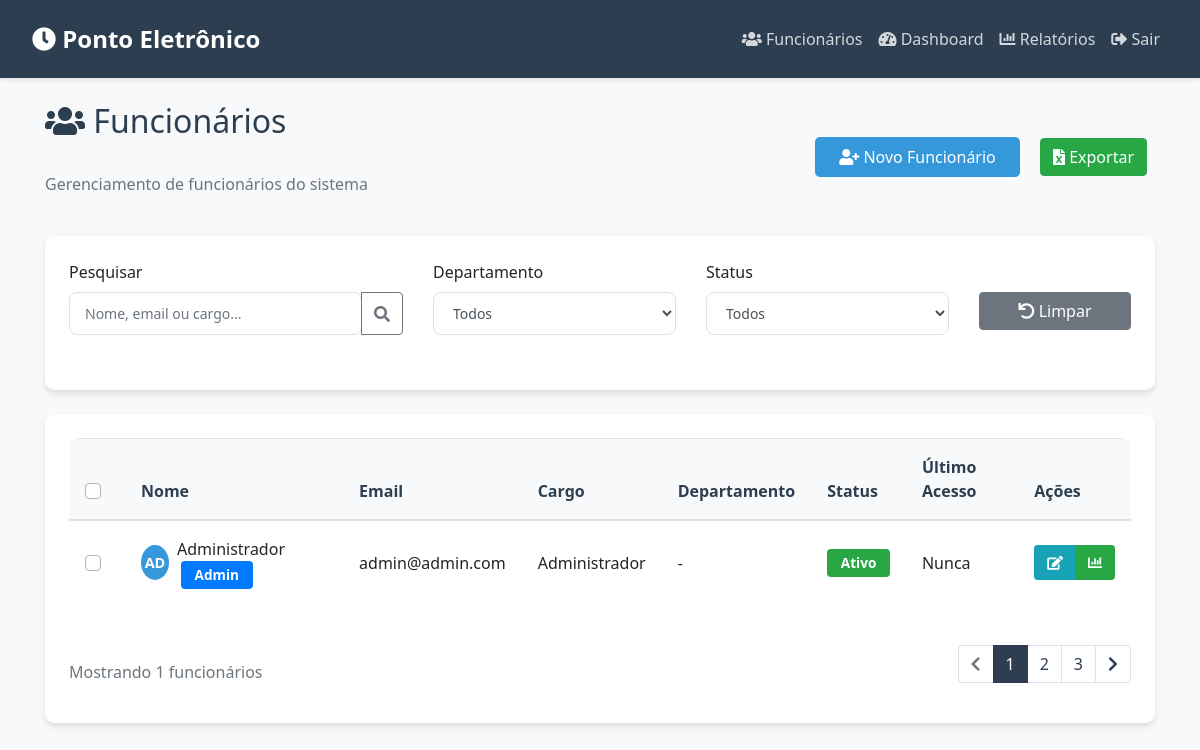
The page /listar_funcionarios (signed in) on the database its author committed.
### models.py (models this page shows, shortened)
class Usuario(UserMixin, db.Model):
    id = db.Column(db.Integer, primary_key=True)
    nome = db.Column(db.String(100), nullable=False)
    email = db.Column(db.String(120), unique=True, nullable=False)
    senha = db.Column(db.String(200), nullable=False)
    cargo = db.Column(db.String(100))
    is_admin = db.Column(db.Boolean, default=False)
    registros = db.relationship('RegistroPonto', backref='usuario', lazy=True)

### routes.py (the view)
@app.route('/listar_funcionarios')
@login_required
@admin_required
def listar_funcionarios():
    funcionarios = Usuario.query.all()
    return render_template('listar_funcionarios.html', funcionarios=funcionarios)

### routes.py (called while the page is built)
@login_manager.user_loader
def load_user(user_id):
    return Usuario.query.get(int(user_id))

def admin_required(f):
    @wraps(f)
    def decorated_function(*args, **kwargs):
        if not current_user.is_authenticated or not current_user.is_admin:
            flash('Acesso negado. Você precisa ser um administrador.')
            return redirect(url_for('dashboard'))
        return f(*args, **kwargs)
    return decorated_function

### templates/listar_funcionarios.html (shortened to what this page needs)
{% extends "base.html" %}
{% block content %}
<div class="lista-funcionarios-container">
    <div class="d-flex justify-content-between align-items-center mb-4">
        <div>
            <h2 class="page-header">
                <i class="fas fa-users"></i> Funcionários
            </h2>
            <p class="text-muted">Gerenciamento de funcionários do sistema</p>
        </div>
        <div class="action-buttons">
            <a href="{{ url_for('cadastrar_funcionario') }}" class="btn btn-primary">
                <i class="fas fa-user-plus"></i> Novo Funcionário
            </a>
            <button onclick="exportarDados()" class="btn btn-success ml-2">
                <i class="fas fa-file-excel"></i> Exportar
            </button>
        </div>
    </div>
    <div class="card mb-4">
        <div class="card-body">
            <div class="row">
                <div class="col-md-4">
                    <div class="form-group">
                        <label for="search">Pesquisar</label>
                        <div class="input-group">
                            <input type="text" class="form-control" id="search"
                                   placeholder="Nome, email ou cargo...">
                            <div class="input-group-append">
                                <button class="btn btn-outline-secondary" type="button">
                                    <i class="fas fa-search"></i>
                                </button>
                            </div>
                        </div>
                    </div>
                </div>
                <div class="col-md-3">
                    <div class="form-group">
                        <label for="departamento">Departamento</label>
                        <select class="form-control" id="departamento">
                            <option value="">Todos</option>
                        </select>
                    </div>
                </div>
                <div class="col-md-3">
                    <div class="form-group">
                        <label for="status">Status</label>
                        <select class="form-control" id="status">
                            <option value="">Todos</option>
                        </select>
                    </div>
                </div>
                <div class="col-md-2">
                    <div class="form-group">
                        <label>&nbsp;</label>
                        <button class="btn btn-secondary btn-block" onclick="limparFiltros()">
                            <i class="fas fa-undo"></i> Limpar
                        </button>
                    </div>
                </div>
            </div>
        </div>
    </div>
    <div class="card">
        <div class="card-body">
            <div class="table-responsive">
                <table class="table table-hover">
                    <thead>
                        <tr>
                            <th>
                                <div class="custom-control custom-checkbox">
                                </div>
                            </th>
                            <th>Nome</th>
                            <th>Email</th>
                            <th>Cargo</th>
                            <th>Departamento</th>
                            <th>Status</th>
                            <th>Último Acesso</th>
                            <th>Ações</th>
                        </tr>
                    </thead>
                    <tbody>
                        {% for funcionario in funcionarios %}
                        <tr>
                            <td>
                                <div class="custom-control custom-checkbox">
                                </div>
                            </td>
                            <td>
                                <div class="d-flex align-items-center">
                                    <div class="avatar mr-2">
                                        {{ funcionario.nome[:2].upper() }}
                                    </div>
                                    <div>
                                        {{ funcionario.nome }}
                                        {% if funcionario.is_admin %}
                                            <span class="badge badge-primary ml-1">Admin</span>
                                        {% endif %}
                                    </div>
                                </div>
                            </td>
                            <td>{{ funcionario.email }}</td>
                            <td>{{ funcionario.cargo }}</td>
                            <td>{{ funcionario.departamento if funcionario.departamento else '-' }}</td>
                            <td>
                                <span class="badge badge-success">Ativo</span>
                            </td>
                            <td>{{ funcionario.ultimo_acesso if funcionario.ultimo_acesso else 'Nunca' }}</td>
                            <td>
                                <div class="btn-group">
                                    <a href="{{ url_for('editar_funcionario', id=funcionario.id) }}"
                                       class="btn btn-sm btn-info" title="Editar">
                                        <i class="fas fa-edit"></i>
                                    </a>
                                    <a href="{{ url_for('relatorios') }}?funcionario={{ funcionario.id }}"
                                       class="btn btn-sm btn-success" title="Relatório">
                                        <i class="fas fa-chart-bar"></i>
                                    </a>
                                </div>
                            </td>
                        </tr>
                        {% endfor %}
                    </tbody>
                </table>
            </div>
            <div class="d-flex justify-content-between align-items-center mt-4">
                <div class="text-muted">
                    Mostrando {{ funcionarios|length }} funcionários
                </div>
                <nav>
                    <ul class="pagination">
                        <li class="page-item disabled">
                            <a class="page-link" href="#"><i class="fas fa-chevron-left"></i></a>
                        </li>
                        <li class="page-item active">
                            <a class="page-link" href="#">1</a>
                        </li>
                        <li class="page-item">
                            <a class="page-link" href="#">2</a>
                        </li>
                        <li class="page-item">
                            <a class="page-link" href="#">3</a>
                        </li>
                        <li class="page-item">
                            <a class="page-link" href="#"><i class="fas fa-chevron-right"></i></a>
                        </li>
                    </ul>
                </nav>
            </div>
        </div>
    </div>
</div>
{% endblock %}

### templates/base.html (style rules this page uses)
:root { --primary-color: #2c3e50; --secondary-color: #3498db; --accent-color: #e74c3c; --light-bg: #f8f9fa; }
body { background-color: var(--light-bg); font-family: 'Segoe UI', Tahoma, Geneva, Verdana, sans-serif; }
.card { border: none; border-radius: 10px; box-shadow: 0 4px 6px rgba(0,0,0,0.1); margin-bottom: 20px; }
.card-body { padding: 1.5rem; }
.btn-primary { background-color: var(--secondary-color); border: none; padding: 0.5rem 1.5rem; border-radius: 5px; transition: all 0.3s ease; }
.table { background-color: white; border-radius: 10px; overflow: hidden; }
.table thead th { background-color: #f8f9fa; border-bottom: 2px solid #dee2e6; color: var(--primary-color); }
.table td, .table th { padding: 1rem; vertical-align: middle; }
.form-control { border-radius: 5px; border: 1px solid #dee2e6; padding: 0.75rem; }
.action-buttons .btn { margin-right: 0.5rem; }
.page-header { margin-bottom: 2rem; color: var(--primary-color); }

### templates/listar_funcionarios.html (style rules this page uses)
.lista-funcionarios-container { animation: fadeIn 0.5s ease-in-out; }
.avatar { width: 35px; height: 35px; background-color: #3498db; color: white; border-radius: 50%; display: flex; align-items: center; justify-content: center; font-weight: bold; font-size: 0.9rem; }
.badge { padding: 0.5em 1em; font-size: 0.85rem; }
.table td { vertical-align: middle; }
.btn-group .btn { padding: 0.375rem 0.75rem; }
.pagination .page-link { padding: 0.5rem 0.75rem; color: var(--primary-color); }
.pagination .page-item.active .page-link { background-color: var(--primary-color); border-color: var(--primary-color); }
.form-control, select.form-control { height: auto !important; padding: 10px 15px !important; font-size: 14px !important; line-height: 1.5 !important; border-radius: 8px !important; }
select.form-control option { padding: 10px !important; font-size: 14px !important; white-space: normal !important; }
.card-body .row .col-md-3, .card-body .row .col-md-4 { margin-bottom: 15px; }
.form-group label { margin-bottom: 8px; font-weight: 500; }

### rows shown on the page
Usuario: nome "AD", nome "Administrador", is_admin "Admin", email "admin@admin.com", cargo "Administrador", departamento "-", ultimo_acesso "Nunca"

### other values the page prints
{{ funcionarios|length }} "1"
